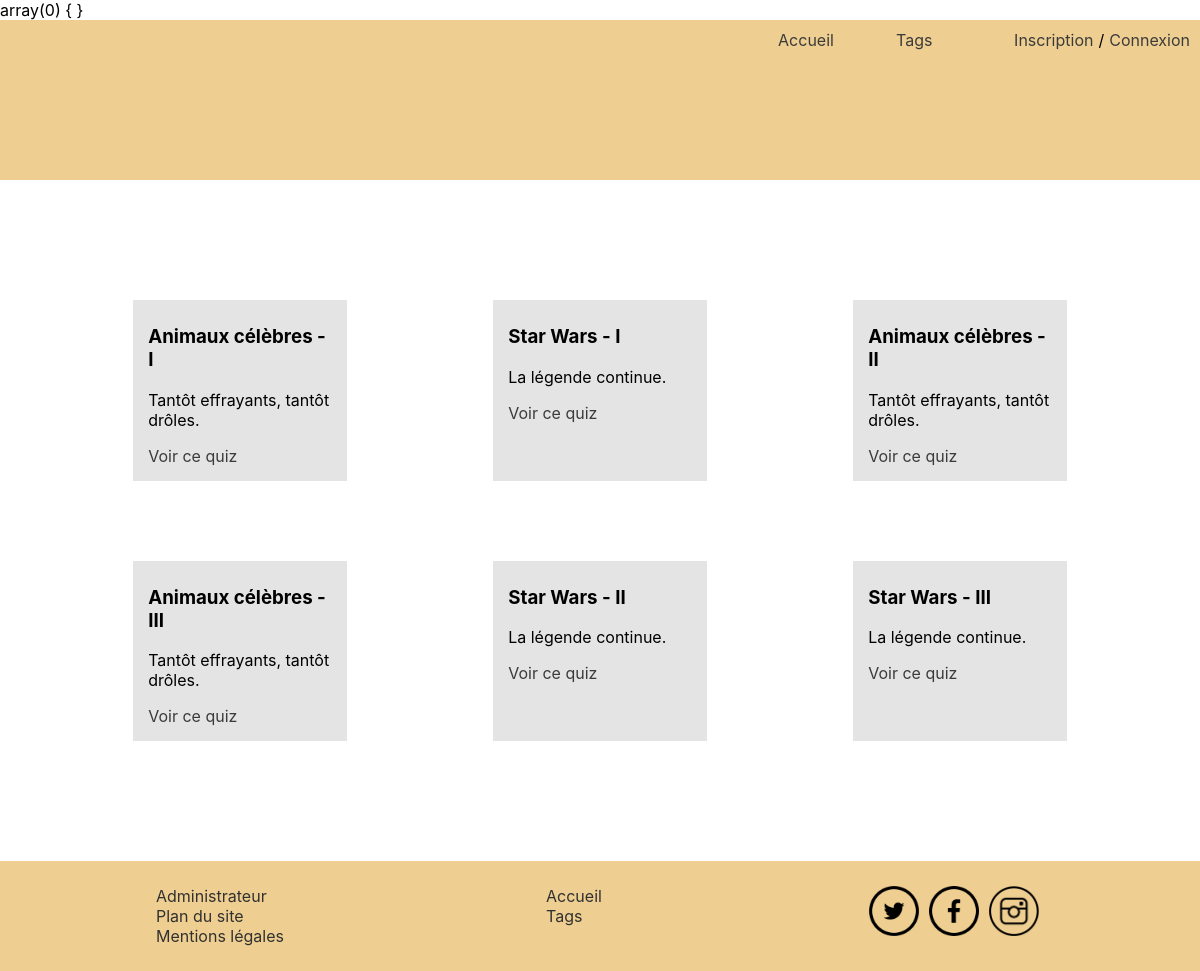
/tag?id=1, run on the app's committed database.
### tables this page shows
CREATE TABLE IF NOT EXISTS `quizzes_has_tags` (
  `quizzes_id` INT UNSIGNED NOT NULL,
  `tags_id` INT UNSIGNED NOT NULL,
  `created_at` TIMESTAMP NOT NULL DEFAULT CURRENT_TIMESTAMP,
  PRIMARY KEY (`quizzes_id`, `tags_id`),
  INDEX `fk_quizzes_has_tags_tags1_idx` (`tags_id` ASC),
  INDEX `fk_quizzes_has_tags_quizzes1_idx` (`quizzes_id` ASC));

CREATE TABLE IF NOT EXISTS `quizzes` (
  `id` INT UNSIGNED NOT NULL AUTO_INCREMENT,
  `title` VARCHAR(64) NOT NULL,
  `description` VARCHAR(255) NULL,
  `status` TINYINT NOT NULL DEFAULT 0,
  `created_at` TIMESTAMP NOT NULL DEFAULT CURRENT_TIMESTAMP,
  `updated_at` TIMESTAMP NULL,
  `app_users_id` INT UNSIGNED NOT NULL,
  PRIMARY KEY (`id`),
  INDEX `fk_quizzes_app_users1_idx` (`app_users_id` ASC));

### controller/MainController.php (called while the page is built, shortened)
<?php
class MainController
{
    public function show($viewName, $viewVars = [])
    {
        include __DIR__ . '/../views/header.tpl.php';
        include __DIR__ . '/../views/' . $viewName . '.tpl.php';
        include __DIR__ . '/../views/footer.tpl.php';
    }
}

### controller/QuizController.php (called while the page is built, shortened)
<?php
class QuizController extends MainController
{
    public function quizByTag()
    {
        $DBCon = new DBData();
        if (isset($_GET['id'])) {
            $quizByTag = $DBCon-> getQuizzesByTag($_GET['id']);
        } else {
            $quizByTag = null;
        }
        return $this->show('bodyTag', [
            'quizByTag' => $quizByTag
        ]);
    }
}

### model/Quiz.php (called while the page is built, shortened)
<?php
class Quiz {
    private $id;
    private $title;
    private $description;
    public function __construct($id, $title, $description, $status, $created_at, $updated_at, $user)
    {
        $this->id = $id;
        $this->title = $title;
        $this->description = $description;
    }
    public function getId()
    {
        return $this->id;
    }
    public function getTitle()
    {
        return $this->title;
    }
    public function getDescription()
    {
        return $this->description;
    }
}

### inc/DBData.php (called while the page is built, shortened)
<?php
class DBData
{
    private $dbh;
    public function __construct()
    {
        $configData = parse_ini_file(__DIR__ . '/../config.conf');
        try {
            $this->dbh = new PDO(
                "mysql:host={$configData['DB_HOST']};dbname={$configData['DB_NAME']};charset=utf8",
                $configData['DB_USERNAME'],
                $configData['DB_PASSWORD'],
                array(PDO::ATTR_ERRMODE => PDO::ERRMODE_WARNING)
            );
        } catch (\Exception $exception) {
            echo 'Erreur de connexion...<br>';
            echo $exception->getMessage() . '<br>';
            echo '<pre>';
            echo $exception->getTraceAsString();
            echo '</pre>';
            exit;
        }
    }
    public function getQuizzesByTag($quizTagId)
    {
        $sql = '
        SELECT
            quizzes_has_tags.quizzes_id as quiz_id,
            quizzes.title as quiz_title,
            quizzes.description as quiz_description,
            quizzes.status as quiz_status,
            quizzes.created_at as quiz_creation_date,
            quizzes.updated_at as quiz_last_update,
            quizzes_has_tags.tags_id as tags_id,
            tags.name as tag_name,
            tags.status as tag_status,
            tags.created_at as tag_creation_date,
            tags.updated_at as tag_last_update
        FROM quizzes_has_tags
        JOIN quizzes ON quizzes_has_tags.quizzes_id = quizzes.id
        JOIN tags ON  quizzes_has_tags.tags_id = tags.id
        WHERE quizzes_has_tags.tags_id = ' . $quizTagId . '
        ';
        $quizByTag = $this->dbh->query($sql)->fetchAll(PDO::FETCH_ASSOC);
        foreach ($quizByTag as $quizByTag) {
            $quizObject[] = new Quiz(
                $quizByTag['quiz_id'],
                $quizByTag['quiz_title'],
                $quizByTag['quiz_description'],
                $quizByTag['quiz_status'],
                $quizByTag['quiz_creation_date'],
                $quizByTag['quiz_last_update'],
                new Tag($quizByTag['tags_id'], $quizByTag['tag_name'], $quizByTag['tag_status'], $quizByTag['tag_creation_date'], $quizByTag['tag_last_update'])
            );
        }
        return $quizObject;
    }
}

### views/bodyTag.tpl.php (the view)
<div class="container">
<?php if ($viewVars['quizByTag'] != null) : ?>
<?php foreach ($viewVars['quizByTag'] as $quiz) : ?>
    <div class="card">
            <h3 class="card-title"><?= $quiz->getTitle() ?></h3>
            <p class="card-text"><?= $quiz->getDescription() ?></p>
            <a href="quizQuestions?id=<?= $quiz->getId() ?>" class="card-link">Voir ce quiz</a>
    </div>
<?php endforeach; ?>
<?php endif; ?>
</div>

### assets/css/body.css (style rules this page uses)
body { margin: 0; padding: 0; font-family:-apple-system, BlinkMacSystemFont, 'Segoe UI', Roboto, Oxygen, Ubuntu, Cantarell, 'Open Sans', 'Helvetica Neue', sans-serif; }
a { color:rgb(59, 59, 59); text-decoration:none; }
.container { display:flex; justify-content:space-around; width:90%; margin:0 auto; flex-wrap:wrap; }
.card { width:17%; margin: 40px 5%; background-color:rgb(228, 228, 228); padding:15px; }
h3 { margin-top:10px; }

### data on the page
quizzes_has_tags: quizzes.title "Animaux célèbres - I", quizzes.description "Tantôt effrayants, tantôt drôles."
quizzes_has_tags: quizzes.title "Star Wars - I", quizzes.description "La légende continue."
quizzes_has_tags: quizzes.title "Animaux célèbres - II", quizzes.description "Tantôt effrayants, tantôt drôles."
quizzes_has_tags: quizzes.title "Animaux célèbres - III", quizzes.description "Tantôt effrayants, tantôt drôles."
quizzes_has_tags: quizzes.title "Star Wars - II", quizzes.description "La légende continue."
quizzes_has_tags: quizzes.title "Star Wars - III", quizzes.description "La légende continue."
